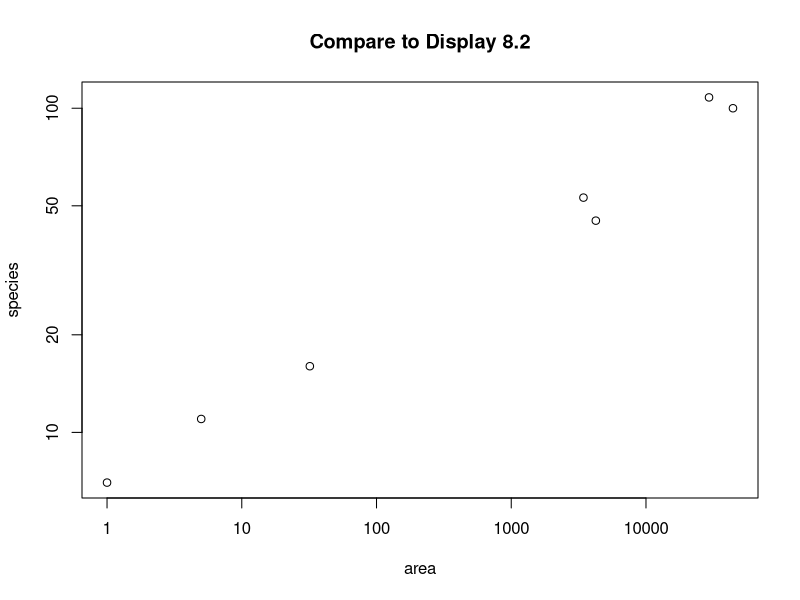
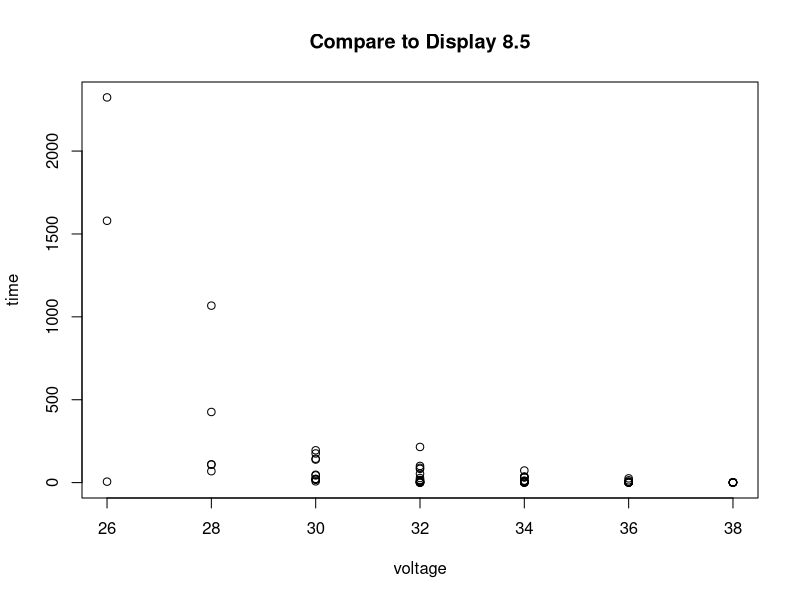
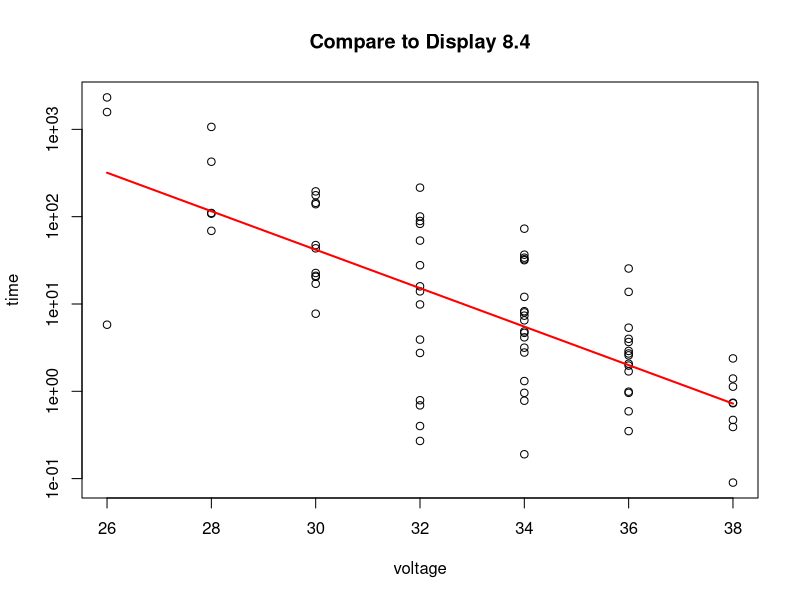
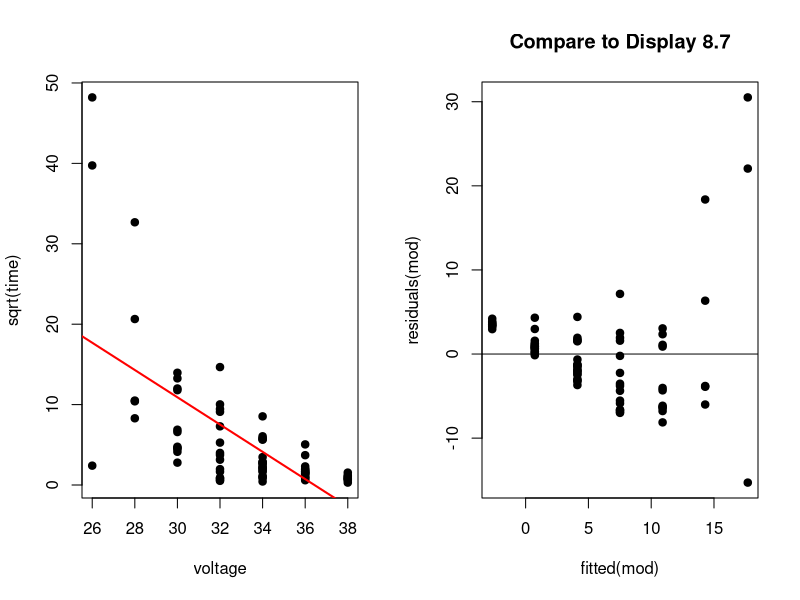
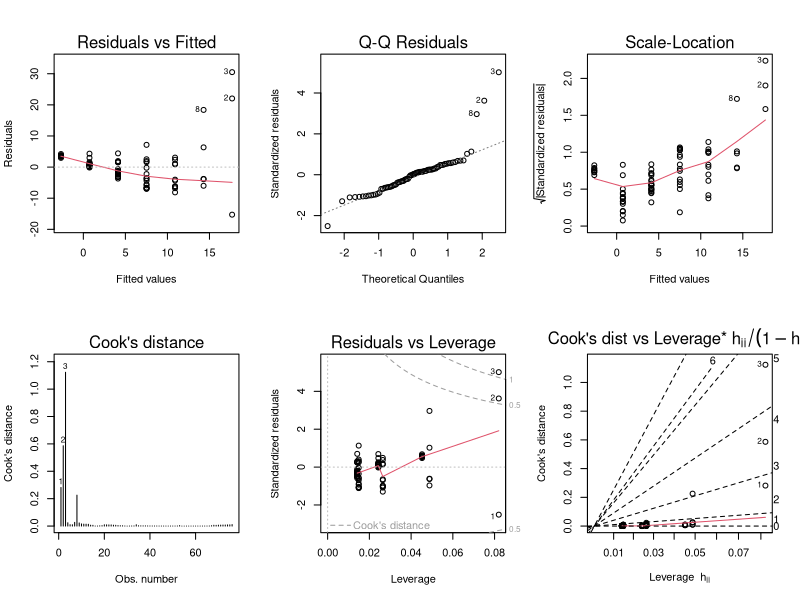
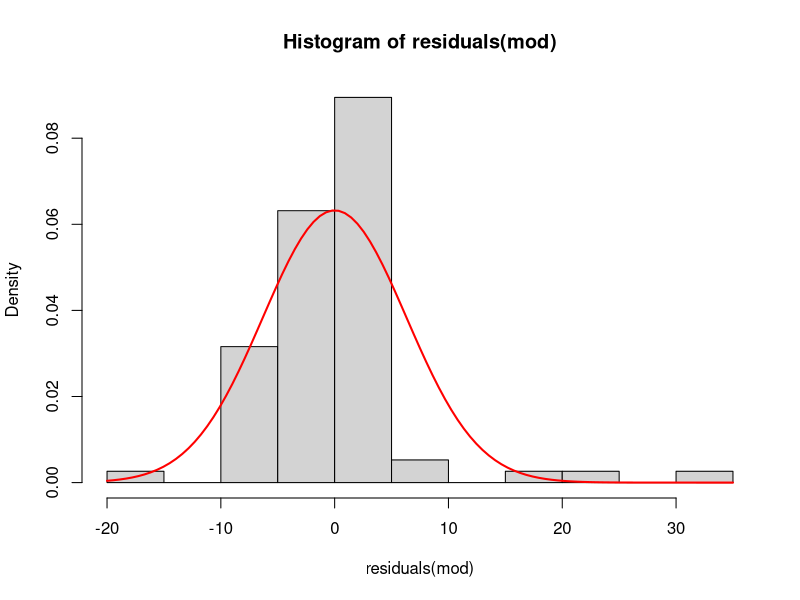

Generate these figures, in order, with R:
setwd("U:\\401A\\sleuth3csv") # or wherever your data are

#######################################################
# Chapter 8                                         
#######################################################

# Read in case0801 data
case0801 = read.csv("case0801.csv")
names(case0801) = tolower(names(case0801))
case0801                                   # Compare to display 8.1

plot(species~area, case0801, log='xy', main='Compare to Display 8.2')    
# You can use log='x' or log='y' to just log x or y axis respectively



case0802 = read.csv("case0802.csv")
names(case0802) = tolower(names(case0802))


plot(time~voltage, case0802,          main="Compare to Display 8.5")

plot(time~voltage, case0802, log='y', main="Compare to Display 8.4")
mod = lm(log(time)~voltage, case0802)
lines(case0802$voltage, exp(predict(mod)), col='red', lwd=2) # Need to use this due to using log


 
mod = lm(sqrt(time)~voltage,case0802)
par(mfrow=c(1,2))
plot(sqrt(time)~voltage, case0802, pch=19) 
abline(mod, col='red', lwd=2)
plot(fitted(mod), residuals(mod), main="Compare to Display 8.7", pch=19)
abline(0,0)

# Diagnostics plots
par(mfrow=c(2,3))
plot(mod, 1:6)

# Histogram with best fitting normal curve
par(mfrow=c(1,1))
hist(residuals(mod), freq=F)
curve(dnorm(x,0,sd(residuals(mod))), add=TRUE, col='red', lwd=2)


# Lack of fit ANOVA table compare to Display 8.10
mod.a = lm(log(time)~               1  , case0802) # Intercept only model
mod.b = lm(log(time)~          voltage , case0802) # Regression model
mod.c = lm(log(time)~as.factor(voltage), case0802) # One-way ANOVA model
# as.factor treats voltage as a categorical variable

# Compare with Display 8.10
anova(mod.a,mod.b,mod.c)  
